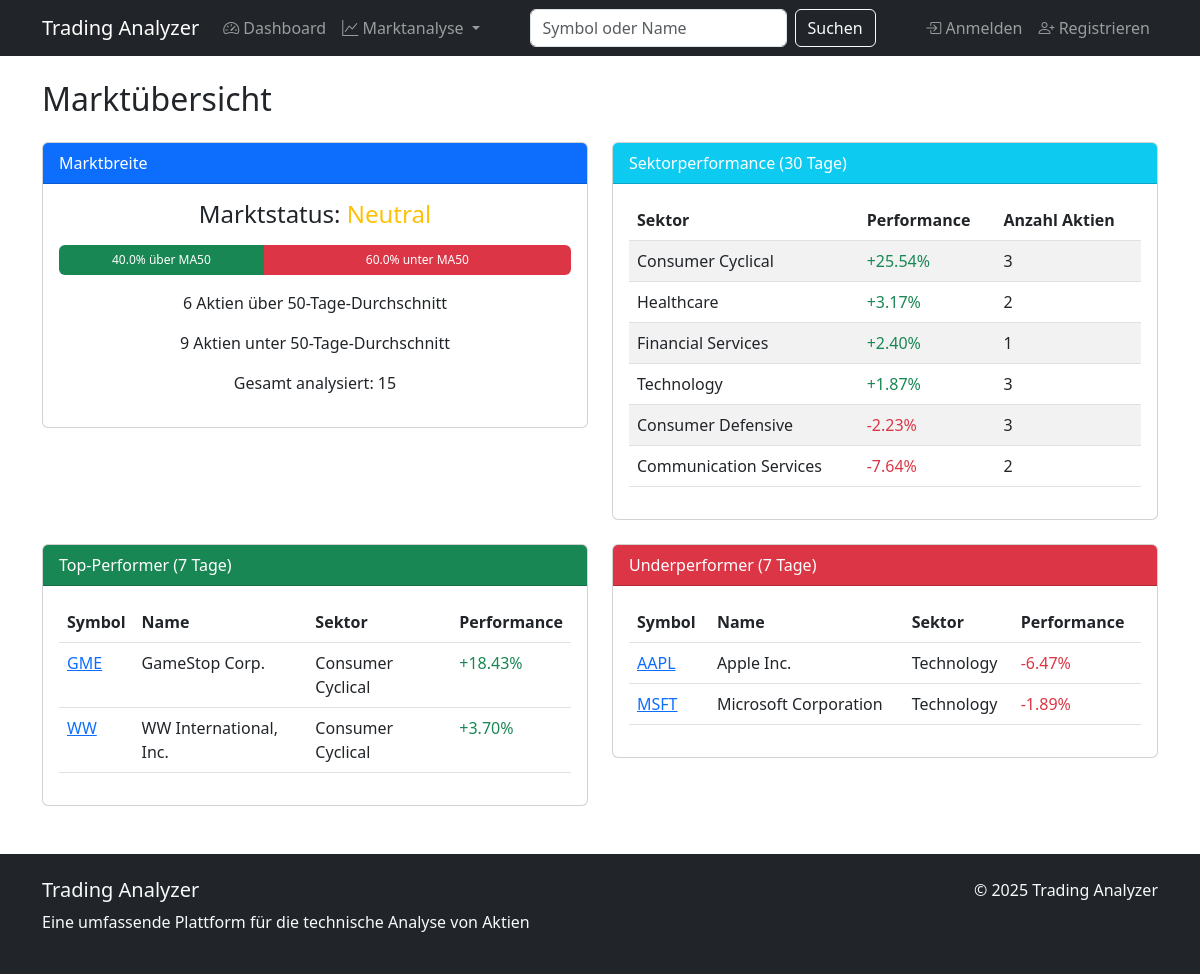
The app's page /market/overview/ with its own data.
### stock_analyzer/models.py (models this page shows, shortened)
class Stock(models.Model):
    symbol = models.CharField(max_length=10, unique=True)
    name = models.CharField(max_length=100)
    sector = models.CharField(max_length=100, null=True, blank=True)
    last_updated = models.DateTimeField(auto_now=True)

### stock_analyzer/views.py (the view)
# urls.py: path('market/overview/', views.market_overview, name='market_overview'),
def market_overview(request):
    sector_performance = MarketAnalyzer.sector_performance(days=30)
    market_breadth = MarketAnalyzer.market_breadth()
    one_week_ago = datetime.now().date() - timedelta(days=7)
    top_performers = []
    worst_performers = []
    for stock in Stock.objects.all():
        try:
            recent_data = list(StockData.objects.filter(
                stock=stock,
                date__gte=one_week_ago
            ).order_by('date'))  # Konvertiere zu einer Liste, um Slicing-Probleme zu vermeiden
            if len(recent_data) >= 2:
                first_price = float(recent_data[0].close_price)
                last_price = float(recent_data[-1].close_price)
                if first_price > 0:
                    performance = (last_price - first_price) / first_price * 100
                    stock_info = {
                        'symbol': stock.symbol,
                        'name': stock.name,
                        'sector': stock.sector,
                        'performance': performance
                    }
                    if len(top_performers) < 10 and performance > 0:
                        top_performers.append(stock_info)
                        top_performers.sort(key=lambda x: x['performance'], reverse=True)
                    elif top_performers and performance > top_performers[-1]['performance']:
                        top_performers.append(stock_info)
                        top_performers.sort(key=lambda x: x['performance'], reverse=True)
                        top_performers = top_performers[:10]
                    if len(worst_performers) < 10 and performance < 0:
                        worst_performers.append(stock_info)
                        worst_performers.sort(key=lambda x: x['performance'])
                    elif worst_performers and performance < worst_performers[-1]['performance']:
                        worst_performers.append(stock_info)
                        worst_performers.sort(key=lambda x: x['performance'])
                        worst_performers = worst_performers[:10]
        except Exception as e:
            print(f"Fehler bei der Berechnung der Performance für {stock.symbol}: {str(e)}")
            continue
    context = {
        'sector_performance': sector_performance,
        'market_breadth': market_breadth,
        'top_performers': top_performers,
        'worst_performers': worst_performers
    }
    return render(request, 'stock_analyzer/market_overview.html', context)

### stock_analyzer/templates/stock_analyzer/market_overview.html (shortened to what this page needs)
{% extends 'stock_analyzer/base.html' %}
{% block content %}
<h2 class="mb-4">Marktübersicht</h2>
<div class="row mb-4">
    <div class="col-md-6">
        <div class="card">
            <div class="card-header bg-primary text-white">
                Marktbreite
            </div>
            <div class="card-body">
                {% if market_breadth %}
                <div class="text-center mb-3">
                    <h4>Marktstatus:
                        {% if market_breadth.market_state == 'Bullisch' %}
                            <span class="text-success">Bullisch</span>
                        {% elif market_breadth.market_state == 'Bearisch' %}
                            <span class="text-danger">Bearisch</span>
                        {% else %}
                            <span class="text-warning">Neutral</span>
                        {% endif %}
                    </h4>
                </div>
                <div class="progress mb-3" style="height: 30px;">
                    <div class="progress-bar bg-success" role="progressbar" style="width: {{ market_breadth.above_percent }}%">
                        {{ market_breadth.above_percent|floatformat:1 }}% über MA50
                    </div>
                    <div class="progress-bar bg-danger" role="progressbar" style="width: {{ market_breadth.below_percent }}%">
                        {{ market_breadth.below_percent|floatformat:1 }}% unter MA50
                    </div>
                </div>
                <div class="text-center">
                    <p>{{ market_breadth.above_ma50 }} Aktien über 50-Tage-Durchschnitt</p>
                    <p>{{ market_breadth.below_ma50 }} Aktien unter 50-Tage-Durchschnitt</p>
                    <p>Gesamt analysiert: {{ market_breadth.total_analyzed }}</p>
                </div>
                {% else %}
                <p class="text-center">Keine Daten zur Marktbreite verfügbar</p>
                {% endif %}
            </div>
        </div>
    </div>
    <div class="col-md-6">
        <div class="card">
            <div class="card-header bg-info text-white">
                Sektorperformance (30 Tage)
            </div>
            <div class="card-body">
                {% if sector_performance %}
                <div class="table-responsive">
                    <table class="table table-striped">
                        <thead>
                            <tr>
                                <th>Sektor</th>
                                <th>Performance</th>
                                <th>Anzahl Aktien</th>
                            </tr>
                        </thead>
                        <tbody>
                            {% for sector, data in sector_performance.items %}
                            <tr>
                                <td>{{ sector }}</td>
                                <td>
                                    {% if data.performance > 0 %}
                                        <span class="text-success">+{{ data.performance|floatformat:2 }}%</span>
                                    {% else %}
                                        <span class="text-danger">{{ data.performance|floatformat:2 }}%</span>
                                    {% endif %}
                                </td>
                                <td>{{ data.stock_count }}</td>
                            </tr>
                            {% endfor %}
                        </tbody>
                    </table>
                </div>
                {% else %}
                <p class="text-center">Keine Daten zur Sektorperformance verfügbar</p>
                {% endif %}
            </div>
        </div>
    </div>
</div>
<div class="row">
    <div class="col-md-6">
        <div class="card">
            <div class="card-header bg-success text-white">
                Top-Performer (7 Tage)
            </div>
            <div class="card-body">
                {% if top_performers %}
                <div class="table-responsive">
                    <table class="table table-hover">
                        <thead>
                            <tr>
                                <th>Symbol</th>
                                <th>Name</th>
                                <th>Sektor</th>
                                <th>Performance</th>
                            </tr>
                        </thead>
                        <tbody>
                            {% for stock in top_performers %}
                            <tr>
                                <td><a href="{% url 'stock_detail' stock.symbol %}">{{ stock.symbol }}</a></td>
                                <td>{{ stock.name }}</td>
                                <td>{{ stock.sector }}</td>
                                <td class="text-success">+{{ stock.performance|floatformat:2 }}%</td>
                            </tr>
                            {% endfor %}
                        </tbody>
                    </table>
                </div>
                {% else %}
                <p class="text-center">Keine Daten zu Top-Performern verfügbar</p>
                {% endif %}
            </div>
        </div>
    </div>
    <div class="col-md-6">
        <div class="card">
            <div class="card-header bg-danger text-white">
                Underperformer (7 Tage)
            </div>
            <div class="card-body">
                {% if worst_performers %}
                <div class="table-responsive">
                    <table class="table table-hover">
                        <thead>
                            <tr>
                                <th>Symbol</th>
                                <th>Name</th>
                                <th>Sektor</th>
                                <th>Performance</th>
                            </tr>
                        </thead>
                        <tbody>
                            {% for stock in worst_performers %}
                            <tr>
                                <td><a href="{% url 'stock_detail' stock.symbol %}">{{ stock.symbol }}</a></td>
                                <td>{{ stock.name }}</td>
                                <td>{{ stock.sector }}</td>
                                <td class="text-danger">{{ stock.performance|floatformat:2 }}%</td>
                            </tr>
                            {% endfor %}
                        </tbody>
                    </table>
                </div>
                {% else %}
                <p class="text-center">Keine Daten zu Underperformern verfügbar</p>
                {% endif %}
            </div>
        </div>
    </div>
</div>
{% endblock %}

### records on screen
Stock: symbol "GME", name "GameStop Corp.", sector "Consumer Cyclical"
Stock: symbol "WW", name "WW International, Inc.", sector "Consumer Cyclical"
Stock: symbol "AAPL", name "Apple Inc.", sector "Technology"
Stock: symbol "MSFT", name "Microsoft Corporation", sector "Technology"

### other values on screen
{{ market_breadth.above_percent|floatformat:1 }} "40.0"
{{ market_breadth.below_percent|floatformat:1 }} "60.0"
{{ market_breadth.above_ma50 }} "6"
{{ market_breadth.below_ma50 }} "9"
{{ market_breadth.total_analyzed }} "15"
{{ sector }} "Consumer Cyclical" "Healthcare" "Financial Services" "Technology" "Consumer Defensive" "Communication Services"
{{ data.performance|floatformat:2 }} "25.54" "3.17" "2.40" "1.87"
{{ data.stock_count }} "3" "2" "1" "3" "3" "2"
{{ data.performance|floatformat:2 }} "-2.23" "-7.64"
{{ stock.performance|floatformat:2 }} "18.43" "3.70"
{{ stock.performance|floatformat:2 }} "-6.47" "-1.89"
